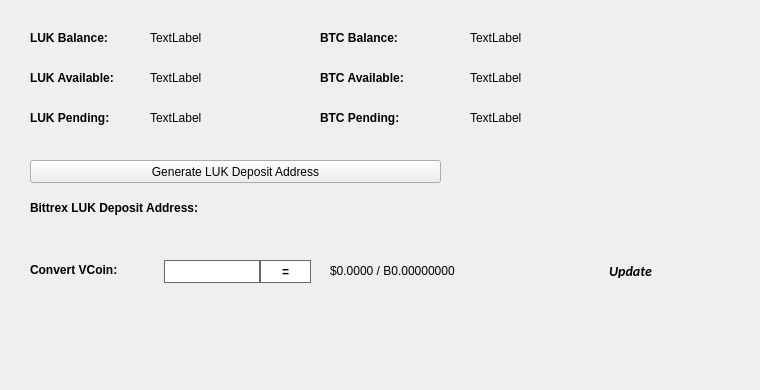
   <widget class="QWidget" name="BalanceTab">
    <attribute name="title">
     <string>Balance</string>
    </attribute>
    <widget class="QLabel" name="BitcoinBalanceLabel">
     <property name="geometry">
      <rect>
       <x>470</x>
       <y>30</y>
       <width>150</width>
       <height>16</height>
      </rect>
     </property>
     <property name="text">
      <string>TextLabel</string>
     </property>
    </widget>
    <widget class="QLabel" name="LUKBalanceLabel">
     <property name="geometry">
      <rect>
       <x>150</x>
       <y>30</y>
       <width>150</width>
       <height>16</height>
      </rect>
     </property>
     <property name="text">
      <string>TextLabel</string>
     </property>
    </widget>
    <widget class="QLabel" name="label_11">
     <property name="geometry">
      <rect>
       <x>30</x>
       <y>30</y>
       <width>101</width>
       <height>16</height>
      </rect>
     </property>
     <property name="font">
      <font>
       <weight>75</weight>
       <bold>true</bold>
      </font>
     </property>
     <property name="text">
      <string>LUK Balance:</string>
     </property>
    </widget>
    <widget class="QLabel" name="label_12">
     <property name="geometry">
      <rect>
       <x>320</x>
       <y>30</y>
       <width>101</width>
       <height>16</height>
      </rect>
     </property>
     <property name="font">
      <font>
       <weight>75</weight>
       <bold>true</bold>
      </font>
     </property>
     <property name="text">
      <string>BTC Balance:</string>
     </property>
    </widget>
    <widget class="QLabel" name="LUKAvailableLabel_2">
     <property name="geometry">
      <rect>
       <x>150</x>
       <y>70</y>
       <width>150</width>
       <height>16</height>
      </rect>
     </property>
     <property name="text">
      <string>TextLabel</string>
     </property>
    </widget>
    <widget class="QLabel" name="label_13">
     <property name="geometry">
      <rect>
       <x>30</x>
       <y>70</y>
       <width>111</width>
       <height>16</height>
      </rect>
     </property>
     <property name="font">
      <font>
       <weight>75</weight>
       <bold>true</bold>
      </font>
     </property>
     <property name="text">
      <string>LUK Available:</string>
     </property>
    </widget>
    <widget class="QLabel" name="label_14">
     <property name="geometry">
      <rect>
       <x>30</x>
       <y>110</y>
       <width>101</width>
       <height>16</height>
      </rect>
     </property>
     <property name="font">
      <font>
       <weight>75</weight>
       <bold>true</bold>
      </font>
     </property>
     <property name="text">
      <string>LUK Pending:</string>
     </property>
    </widget>
    <widget class="QLabel" name="LUKPendingLabel">
     <property name="geometry">
      <rect>
       <x>150</x>
       <y>110</y>
       <width>150</width>
       <height>16</height>
      </rect>
     </property>
     <property name="text">
      <string>TextLabel</string>
     </property>
    </widget>
    <widget class="QLabel" name="label_15">
     <property name="geometry">
      <rect>
       <x>320</x>
       <y>70</y>
       <width>111</width>
       <height>16</height>
      </rect>
     </property>
     <property name="font">
      <font>
       <weight>75</weight>
       <bold>true</bold>
      </font>
     </property>
     <property name="text">
      <string>BTC Available:</string>
     </property>
    </widget>
    <widget class="QLabel" name="BitcoinAvailableLabel">
     <property name="geometry">
      <rect>
       <x>470</x>
       <y>70</y>
       <width>150</width>
       <height>16</height>
      </rect>
     </property>
     <property name="text">
      <string>TextLabel</string>
     </property>
    </widget>
    <widget class="QLabel" name="label_31">
     <property name="geometry">
      <rect>
       <x>320</x>
       <y>110</y>
       <width>111</width>
       <height>16</height>
      </rect>
     </property>
     <property name="font">
      <font>
       <weight>75</weight>
       <bold>true</bold>
      </font>
     </property>
     <property name="text">
      <string>BTC Pending:</string>
     </property>
    </widget>
    <widget class="QLabel" name="BitcoinPendingLabel">
     <property name="geometry">
      <rect>
       <x>470</x>
       <y>110</y>
       <width>150</width>
       <height>16</height>
      </rect>
     </property>
     <property name="text">
      <string>TextLabel</string>
     </property>
    </widget>
    <widget class="QLabel" name="label_33">
     <property name="geometry">
      <rect>
       <x>30</x>
       <y>200</y>
       <width>221</width>
       <height>16</height>
      </rect>
     </property>
     <property name="font">
      <font>
       <weight>75</weight>
       <bold>true</bold>
      </font>
     </property>
     <property name="text">
      <string>Bittrex LUK Deposit Address:</string>
     </property>
    </widget>
    <widget class="QPushButton" name="GenDepositBTN">
     <property name="geometry">
      <rect>
       <x>30</x>
       <y>160</y>
       <width>411</width>
       <height>23</height>
      </rect>
     </property>
     <property name="text">
      <string>Generate LUK Deposit Address</string>
     </property>
     <property name="icon">
      <iconset resource="../luckycoin.qrc">
       <normaloff>:/icons/bitcoin</normaloff>:/icons/bitcoin</iconset>
     </property>
    </widget>
    <widget class="QLabel" name="DepositAddressLabel">
     <property name="geometry">
      <rect>
       <x>200</x>
       <y>200</y>
       <width>261</width>
       <height>16</height>
      </rect>
     </property>
     <property name="palette">
      <palette>
       <active>
        <colorrole role="WindowText">
         <brush brushstyle="SolidPattern">
          <color alpha="255">
           <red>0</red>
           <green>0</green>
           <blue>0</blue>
          </color>
         </brush>
        </colorrole>
        <colorrole role="Text">
         <brush brushstyle="SolidPattern">
          <color alpha="255">
           <red>0</red>
           <green>0</green>
           <blue>255</blue>
          </color>
         </brush>
        </colorrole>
       </active>
       <inactive>
        <colorrole role="WindowText">
         <brush brushstyle="SolidPattern">
          <color alpha="255">
           <red>0</red>
           <green>0</green>
           <blue>0</blue>
          </color>
         </brush>
        </colorrole>
        <colorrole role="Text">
         <brush brushstyle="SolidPattern">
          <color alpha="255">
           <red>0</red>
           <green>0</green>
           <blue>255</blue>
          </color>
         </brush>
        </colorrole>
       </inactive>
       <disabled>
        <colorrole role="WindowText">
         <brush brushstyle="SolidPattern">
          <color alpha="255">
           <red>120</red>
           <green>120</green>
           <blue>120</blue>
          </color>
         </brush>
        </colorrole>
        <colorrole role="Text">
         <brush brushstyle="SolidPattern">
          <color alpha="255">
           <red>120</red>
           <green>120</green>
           <blue>120</blue>
          </color>
         </brush>
        </colorrole>
       </disabled>
      </palette>
     </property>
     <property name="font">
      <font>
       <weight>75</weight>
       <bold>true</bold>
      </font>
     </property>
     <property name="text">
      <string/>
     </property>
     <property name="alignment">
      <set>Qt::AlignRight|Qt::AlignTrailing|Qt::AlignVCenter</set>
     </property>
     <property name="textInteractionFlags">
      <set>Qt::LinksAccessibleByMouse|Qt::TextSelectableByKeyboard|Qt::TextSelectableByMouse</set>
     </property>
    </widget>
    <widget class="QLabel" name="label_8">
     <property name="geometry">
      <rect>
       <x>460</x>
       <y>300</y>
       <width>281</width>
       <height>81</height>
      </rect>
     </property>
     <property name="text">
      <string/>
     </property>
     <property name="pixmap">
      <pixmap>:/images/bittrex</pixmap>
     </property>
    </widget>
    <widget class="QWidget" name="widgetConversion" native="true">
     <property name="geometry">
      <rect>
       <x>0</x>
       <y>250</y>
       <width>751</width>
       <height>43</height>
      </rect>
     </property>
     <property name="minimumSize">
      <size>
       <width>0</width>
       <height>43</height>
      </size>
     </property>
     <property name="styleSheet">
      <string notr="true"/>
     </property>
     <widget class="QPushButton" name="btnUpdateMarketData">
      <property name="geometry">
       <rect>
        <x>575</x>
        <y>0</y>
        <width>111</width>
        <height>41</height>
       </rect>
      </property>
      <property name="sizePolicy">
       <sizepolicy hsizetype="Expanding" vsizetype="Expanding">
        <horstretch>0</horstretch>
        <verstretch>0</verstretch>
       </sizepolicy>
      </property>
      <property name="font">
       <font>
        <family>calibri</family>
        <pointsize>-1</pointsize>
        <weight>75</weight>
        <italic>true</italic>
        <bold>true</bold>
       </font>
      </property>
      <property name="styleSheet">
       <string notr="true">margin:0px;text-align:center;padding:2px;border-radius:3px;font-style:italic;width:100px;font-size:14px;font-family:calibri;font-weight:600;</string>
      </property>
      <property name="text">
       <string>Update</string>
      </property>
      <property name="iconSize">
       <size>
        <width>150</width>
        <height>35</height>
       </size>
      </property>
      <property name="autoDefault">
       <bool>true</bool>
      </property>
      <property name="default">
       <bool>true</bool>
      </property>
     </widget>
     <widget class="QLabel" name="lblConvertVCoin">
      <property name="geometry">
       <rect>
        <x>30</x>
        <y>10</y>
        <width>131</width>
        <height>20</height>
       </rect>
      </property>
      <property name="styleSheet">
       <string notr="true"/>
      </property>
      <property name="text">
       <string>&lt;html&gt;&lt;head/&gt;&lt;body&gt;&lt;p&gt;&lt;span style=&quot; font-weight:600;&quot;&gt;Convert VCoin:&lt;/span&gt;&lt;/p&gt;&lt;/body&gt;&lt;/html&gt;</string>
      </property>
     </widget>
     <widget class="QLineEdit" name="txtConvertVCoinQty">
      <property name="geometry">
       <rect>
        <x>160</x>
        <y>10</y>
        <width>100</width>
        <height>23</height>
       </rect>
      </property>
      <property name="minimumSize">
       <size>
        <width>100</width>
        <height>23</height>
       </size>
      </property>
      <property name="maximumSize">
       <size>
        <width>100</width>
        <height>16777215</height>
       </size>
      </property>
      <property name="styleSheet">
       <string notr="true">border: 1px solid #61696c;margin-left:4px;</string>
      </property>
     </widget>
     <widget class="QPushButton" name="btnConvertLuckyCoin">
      <property name="geometry">
       <rect>
        <x>260</x>
        <y>10</y>
        <width>51</width>
        <height>23</height>
       </rect>
      </property>
      <property name="minimumSize">
       <size>
        <width>0</width>
        <height>23</height>
       </size>
      </property>
      <property name="styleSheet">
       <string notr="true">border:1px solid #61696c;background:white;font-weight:600;</string>
      </property>
      <property name="text">
       <string>=</string>
      </property>
     </widget>
     <widget class="QLabel" name="lblConvertVCoinResults">
      <property name="geometry">
       <rect>
        <x>330</x>
        <y>0</y>
        <width>201</width>
        <height>41</height>
       </rect>
      </property>
      <property name="styleSheet">
       <string notr="true"/>
      </property>
      <property name="text">
       <string>$0.0000 / B0.00000000</string>
      </property>
     </widget>
     <widget class="QLabel" name="iconOverviewUpdateWait">
      <property name="geometry">
       <rect>
        <x>670</x>
        <y>10</y>
        <width>24</width>
        <height>24</height>
       </rect>
      </property>
      <property name="text">
       <string/>
      </property>
      <property name="pixmap">
       <pixmap resource="../luckycoin.qrc">:/icons/transaction_1</pixmap>
      </property>
      <property name="scaledContents">
       <bool>true</bool>
      </property>
      <property name="alignment">
       <set>Qt::AlignCenter</set>
      </property>
     </widget>
    </widget>
   </widget>
